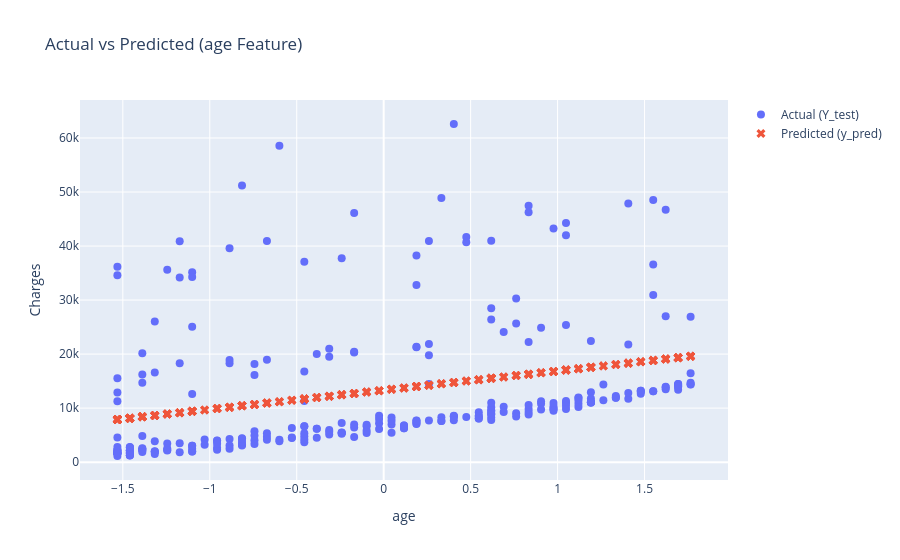

The notebook cell saved with this chart:
### Code cell
# create figure
fig = go.Figure()

# Actual values
fig.add_trace(go.Scatter(
    x=X_test_age,
    y=Y_test,
    mode='markers',
    name='Actual (Y_test)',
    marker=dict(size=8)
))

# Predicted values
fig.add_trace(go.Scatter(
    x=X_test_age,
    y=y_pred_age_lasso,
    mode='markers',
    name='Predicted (y_pred)',
    marker=dict(size=8, symbol='x')
))

# layout
fig.update_layout(
    title="Actual vs Predicted (age Feature)",
    xaxis_title="age ",
    yaxis_title="Charges",
)

fig.show()

### Figure 1 — Plotly figure (JSON) as saved in the notebook; plotly's stock layout.template omitted (floating-point values rounded to 4 significant figures; data arrays with more than 128 entries replaced by an {"elided": "..."} marker saying what was removed)
{"data": [{"marker": {"size": 8}, "mode": "markers", "name": "Actual (Y_test)", "type": "scatter", "x": {"elided": "268 float values"}, "y": {"elided": "268 float values"}}, {"marker": {"size": 8, "symbol": "x"}, "mode": "markers", "name": "Predicted (y_pred)", "type": "scatter", "x": {"elided": "268 float values"}, "y": {"elided": "268 float values"}}], "layout": {"title": {"text": "Actual vs Predicted (age Feature)"}, "xaxis": {"title": {"text": "age "}}, "yaxis": {"title": {"text": "Charges"}}}}
